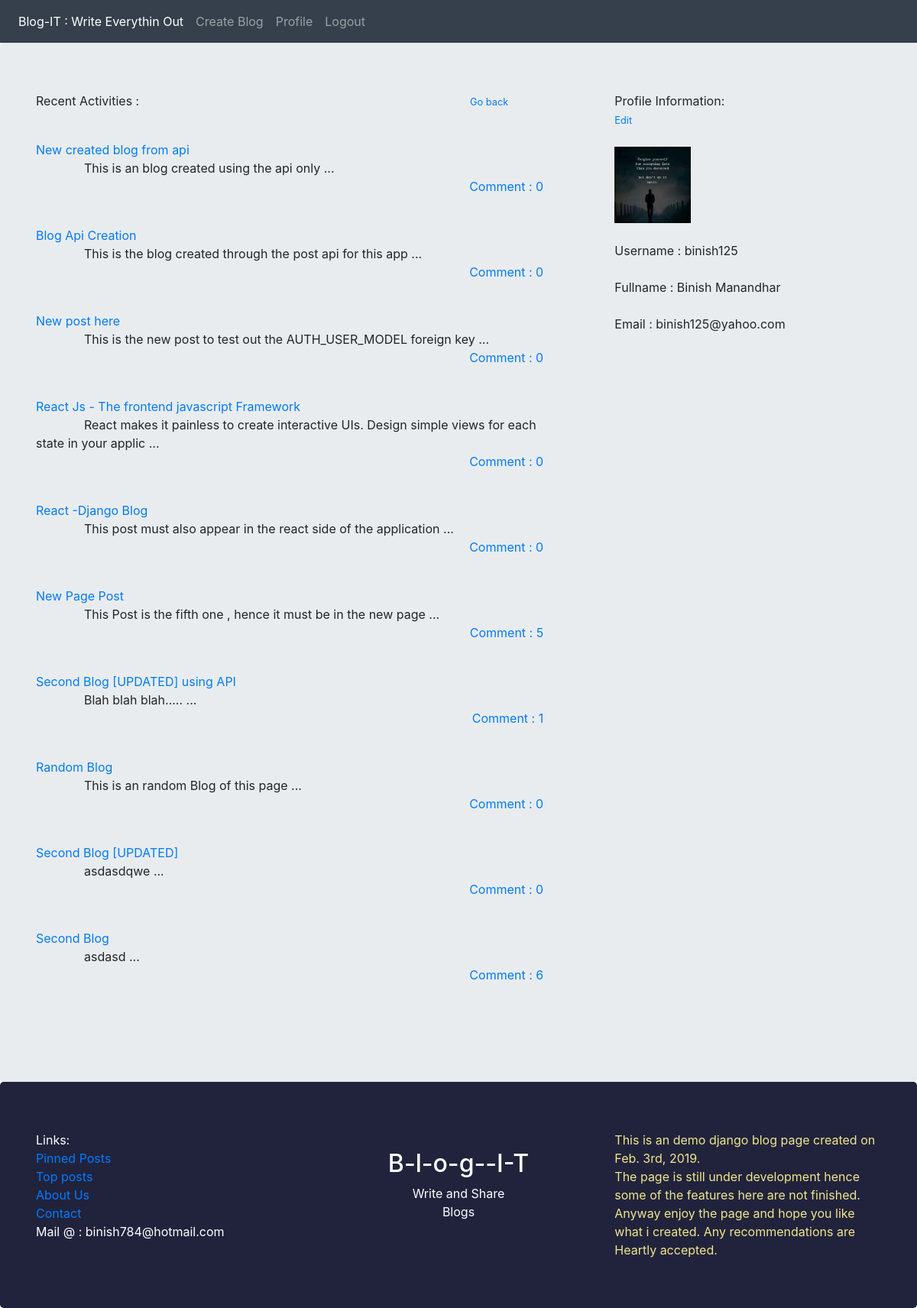
/account/profile/1 (signed in), run on the app's committed database.
### post/models.py (models this page shows, shortened)
class post(models.Model):
	title=models.CharField(max_length=200)
	content=models.TextField(max_length=1000)
	pub_date=models.DateTimeField(default=timezone.now)
	user=models.ForeignKey(settings.AUTH_USER_MODEL,on_delete=models.CASCADE,default=1)
	pin=models.BooleanField(default=False)
	image=models.ImageField()
	views=models.IntegerField(default=0)
	slug=models.SlugField(unique=True,max_length=200)
	@property
	def comment_count(self):
		count=self.comment_set.all().count()
		return count

### account/models.py (models this page shows, shortened)
class Profile(models.Model):
	user=models.OneToOneField(User,on_delete=models.CASCADE)
	image=models.ImageField(default='default.jpg',upload_to='profile_pics')

### account/views.py (the view)
# urls.py: path('profile/<int:user_id>',views.ProfileView,name='account-profile'),
@login_required
def ProfileView(request,user_id):
	selected_user=User.objects.get(id=user_id)
	posts=post.objects.filter(user=selected_user).order_by('-pk')
	if(posts):
		context={
			'title':'Profile : '+selected_user.username,
			'posts':posts,
		}
	else:
		context={
			'title':'Profile : '+selected_user.username
		}
	return render(request,'account/profile.html',context)

### account/templates/account/profile.html (shortened to what this page needs)
{% extends 'post/base.html' %}
{% block content %}
	<div class="row">
		<div class="col-md-8">
			<div class="row">
				<div class="col-md-3">
					Recent Activities :
				</div>
				<div class="col-md-3 offset-md-6">
					<small><a href="{% url 'post:post-home' %}">Go back</a></small>
				</div>
			</div>
			<br>
			{% if posts %}
			{% for post in posts %}
			<p style='color:#007bff'>
				<div class="row">
				<div class="col-md-11">
					<a href="{% url 'post:post-detail' post.slug %}">{{post.title}}</a>
					<br>
					{{post.content|slice:":100"}} ...<br>
					<a href="" class="float_right">Comment : {{post.comment_count}}</a>
				</div>
				</div><br>
			</p>
			{% endfor %}
			{% else %}
				<p>No Posts Yet</p>
			{% endif %}
		</div>
		<div class="col-md-4 ">
			Profile Information:<br>
			<small><a href="{% url 'account:edit_user_profile' user.id %}">Edit</a></small><br>
			<br>
			<img src="{{user.profile.image.url}}" height="100px" width="100px">
			<br>
			<br>
			Username : {{user.username}}<br><br>
			{% if user.first_name %}
				{% if user.last_name %}
					Fullname : {{user.first_name}} {{user.last_name}}
				{% else %}
					Firstname : {{user.first_name}}
				{% endif %}
			<br><br>
			{% endif %}
			{% if user.email %}
				Email : {{user.email}}
			{% endif%}
		</div>
	</div><br>
{% endblock %}

### post/static/post/style.css (style rules this page uses)
.float_right { float: right; }

### data on the page
post: title "New created blog from api", content "This is an blog created using the api only", comment_count "0"
post: title "Blog Api Creation", content "This is the blog created through the post api for this app", comment_count "0"
post: title "New post here", content "This is the new post to test out the AUTH_USER_MODEL foreign key", comment_count "0"
post: title "React Js - The frontend javascript Framework", content "React makes it painless to create interactive UIs. Design simple views for each state in your applic", comment_count "0"
post: title "React -Django Blog", content "This post must also appear in the react side of the application", comment_count "0"
post: title "New Page Post", content "This Post is the fifth one , hence it must be in the new page", comment_count "5"
post: title "Second Blog [UPDATED] using API", content "Blah blah blah.....", comment_count "1"
post: title "Random Blog", content "This is an random Blog of this page", comment_count "0"
post: title "Second Blog [UPDATED]", content "asdasdqwe", comment_count "0"
post: title "Second Blog", content "asdasd", comment_count "6"

### other printed values
{{ user.username }} "binish125"
{{ user.first_name }} "Binish"
{{ user.last_name }} "Manandhar"
{{ user.email }} "binish125@yahoo.com"
